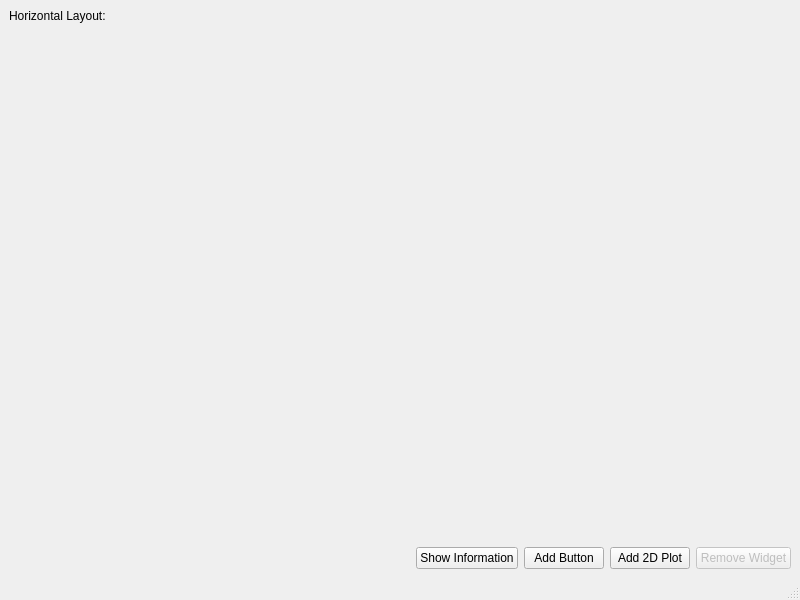
<?xml version="1.0" encoding="UTF-8"?>
<ui version="4.0">
 <class>MainWindow</class>
 <widget class="QMainWindow" name="MainWindow">
  <property name="geometry">
   <rect>
    <x>0</x>
    <y>0</y>
    <width>800</width>
    <height>600</height>
   </rect>
  </property>
  <property name="windowTitle">
   <string>Multiple plots in horizontal layout</string>
  </property>
  <widget class="QWidget" name="centralwidget">
   <layout class="QVBoxLayout" name="verticalLayout" stretch="0,1,0">
    <item>
     <widget class="QLabel" name="label">
      <property name="text">
       <string>Horizontal Layout:</string>
      </property>
     </widget>
    </item>
    <item>
     <layout class="QHBoxLayout" name="horLayout"/>
    </item>
    <item>
     <layout class="QHBoxLayout" name="horizontalLayout">
      <item>
       <spacer name="horizontalSpacer">
        <property name="orientation">
         <enum>Qt::Horizontal</enum>
        </property>
        <property name="sizeHint" stdset="0">
         <size>
          <width>40</width>
          <height>20</height>
         </size>
        </property>
       </spacer>
      </item>
      <item>
       <widget class="QPushButton" name="btnInfo">
        <property name="text">
         <string>Show Information</string>
        </property>
       </widget>
      </item>
      <item>
       <widget class="QPushButton" name="btnAddButton">
        <property name="text">
         <string>Add Button</string>
        </property>
       </widget>
      </item>
      <item>
       <widget class="QPushButton" name="btnAddPlot">
        <property name="text">
         <string>Add 2D Plot</string>
        </property>
       </widget>
      </item>
      <item>
       <widget class="QPushButton" name="btnRemove">
        <property name="enabled">
         <bool>false</bool>
        </property>
        <property name="text">
         <string>Remove Widget</string>
        </property>
       </widget>
      </item>
     </layout>
    </item>
   </layout>
  </widget>
  <widget class="QMenuBar" name="menubar">
   <property name="geometry">
    <rect>
     <x>0</x>
     <y>0</y>
     <width>800</width>
     <height>21</height>
    </rect>
   </property>
  </widget>
  <widget class="QStatusBar" name="statusbar"/>
 </widget>
 <tabstops>
  <tabstop>btnInfo</tabstop>
  <tabstop>btnAddButton</tabstop>
  <tabstop>btnRemove</tabstop>
 </tabstops>
 <resources/>
 <connections/>
</ui>
